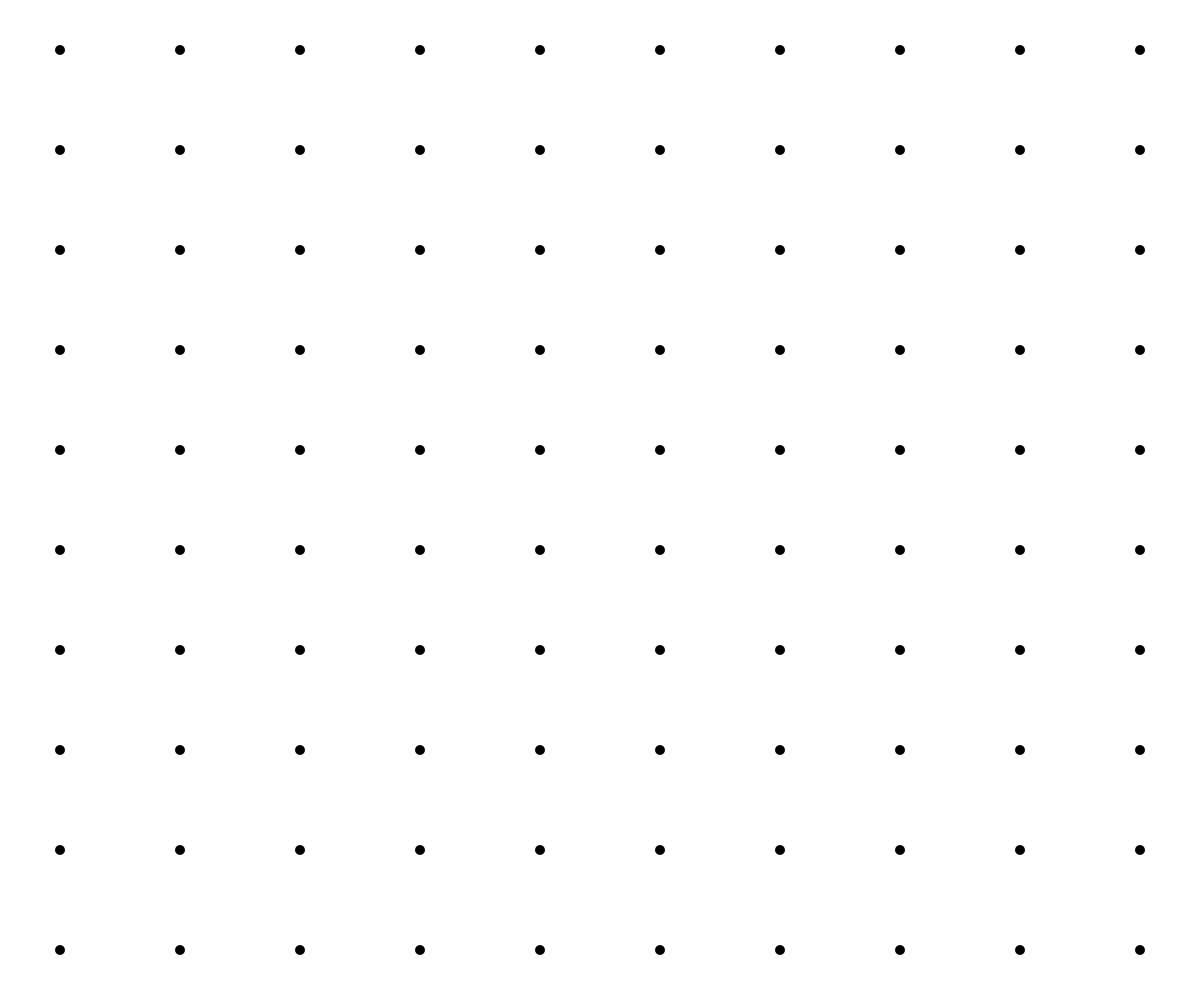
Frame 1 (no input)
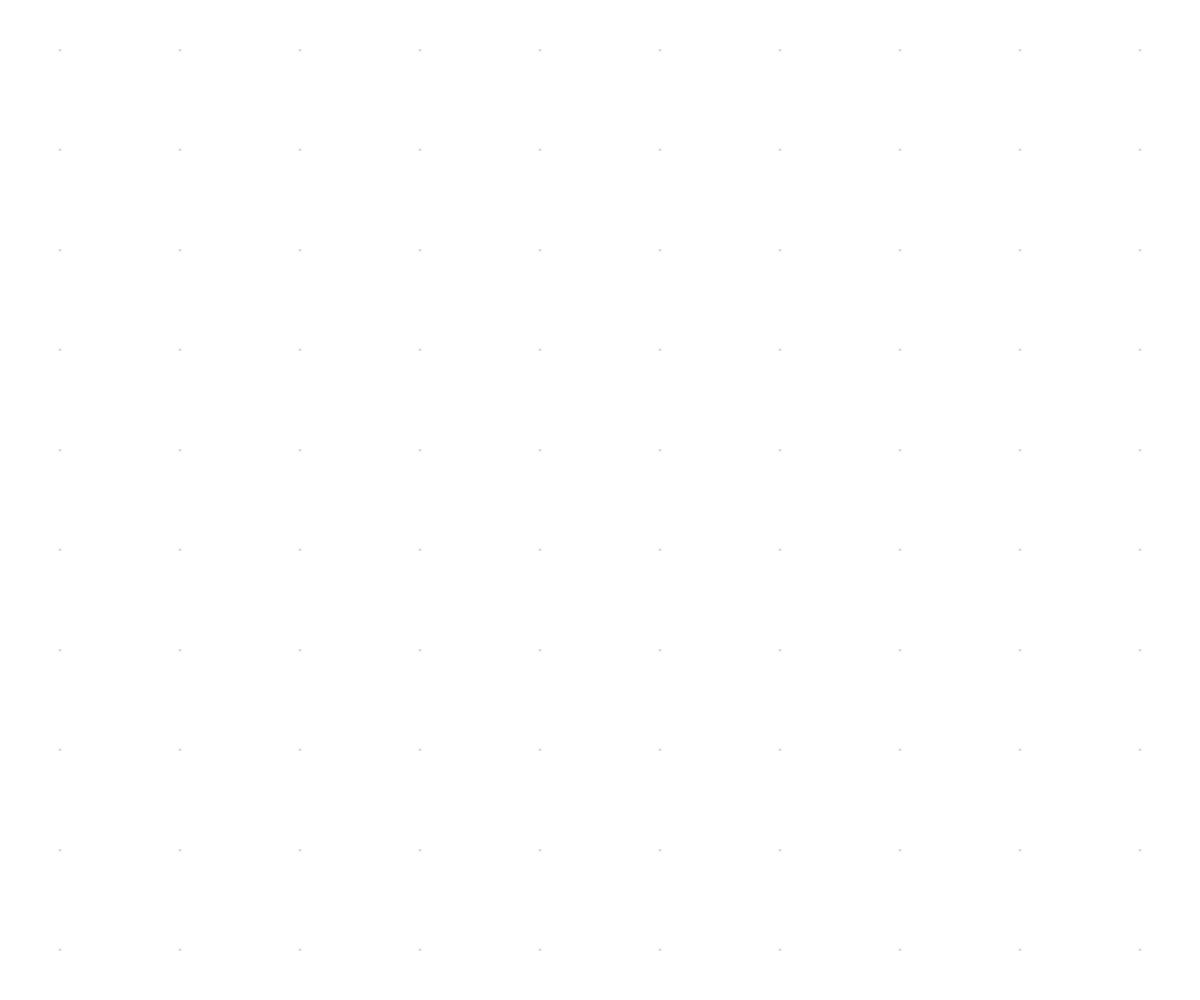
Frame 60 (no input)
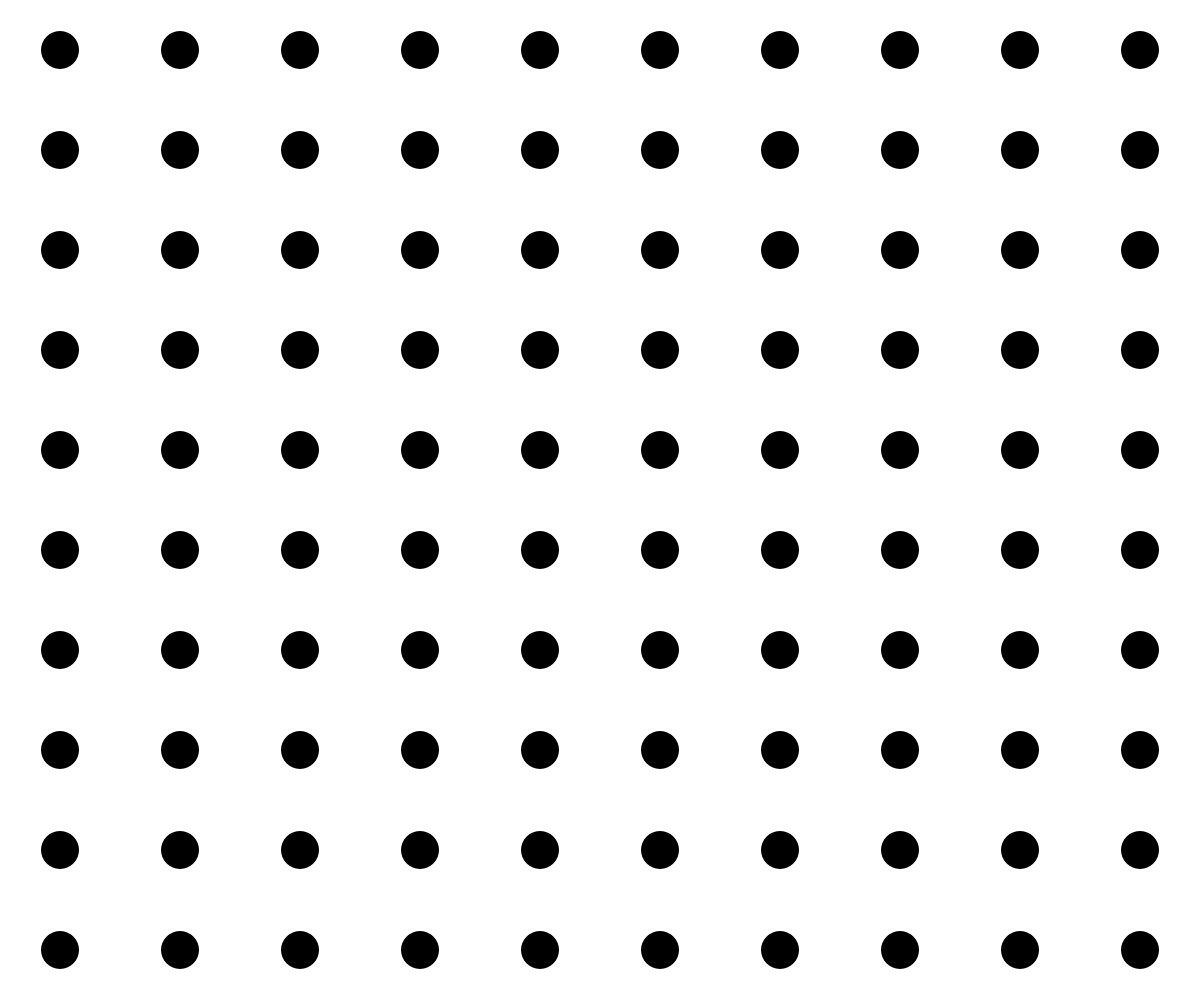
Frame 120 (the mouse pressed at the canvas centre since frame 60)

The p5.js sketch that drew these frames (run headless with seeded random() and noise() and a simulated clock; from frame 60 on, the mouse is pressed at the canvas centre):

// p5.js sketch
// ── sketch.js
let grid = {
  numColumns: 10,
  numRows: 10,
};

let ball = {
  diameter: 10,
  color: "black",
};

function setup() {
  createCanvas(windowWidth, windowHeight);
  pixelDensity(2);
  windowResized();
}

function draw() {
  background("white");
  let valueRadius = map(mouseX, 0, windowWidth, 1, 75);
  fill("black");
  noStroke();
  let columnWidth = windowWidth / grid.numColumns;
  let rowWidth = windowHeight / grid.numRows;
  for (let j = 0; j < grid.numRows; j++) {
    for (let i = 0; i < grid.numColumns; i++) {
      ellipse(
        columnWidth * i + columnWidth / 2,
        rowWidth * j + rowWidth / 2,
        ball.diameter,
        ball.diameter
      );
    }
  }

  ball.diameter = valueRadius;
}

function windowResized() {
  resizeCanvas(windowWidth, windowHeight);
}
